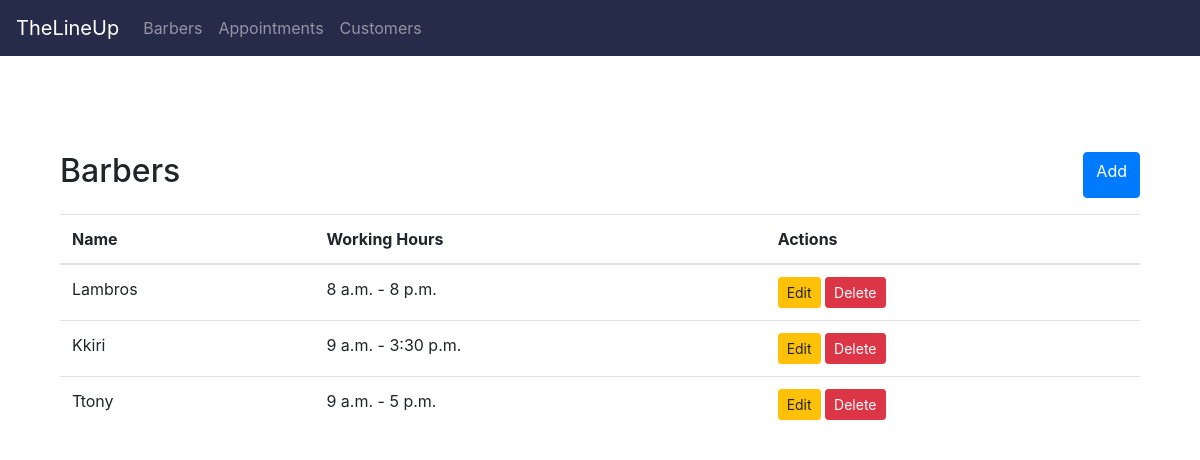
The app's page /barbers/, older data.
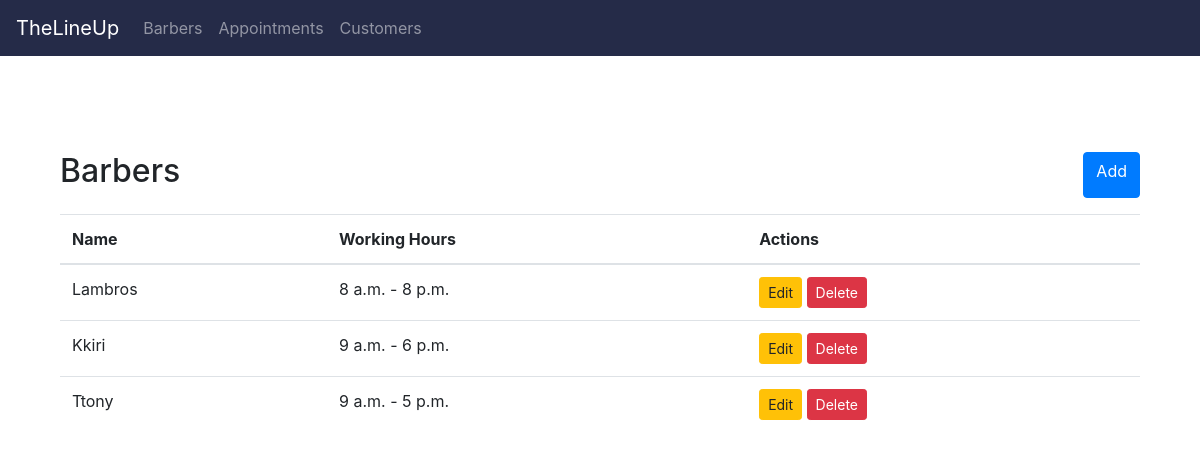
The same page, newer data.
### barbers/models.py (models this page shows, shortened)
class Barber(models.Model):
    name = models.CharField(max_length=100)  # Name of the barber
    working_hours_start = models.TimeField()  # Start time of the barber's working hours
    working_hours_end = models.TimeField()  # End time of the barber's working hours
    phone_number = models.CharField(max_length=15)  # Contact number for the barber
    email = models.EmailField()  # Email address for the barber
    profile_picture = models.ImageField(upload_to='barbers/')  # Barber's profile picture
    bio = models.TextField()  # Short biography or description about the barber
    is_active = models.BooleanField(default=True)  # If the barber is currently active or not

### barbers/views.py (the view)
# urls.py: path('', views.list_barbers, name='list_barbers'),
def list_barbers(request):
    barbers = Barber.objects.all()
    return render(request, 'barbers/list.html', {'barbers': barbers})

### barbers/templates/barbers/list.html (shortened to what this page needs)
{% extends "base.html" %}
{% block content %}
<div class="container mt-5">
    <h2 class="mb-4">Barbers</h2>
    <a href="{% url 'add_barber' %}" class="btn btn-primary mb-3">Add</a>
    <table class="table">
        <thead>
            <tr>
                <th>Name</th>
                <th>Working Hours</th>
                <th>Actions</th>
            </tr>
        </thead>
        <tbody>
            {% for barber in barbers %}
            <tr>
                <td>{{ barber.name }}</td>
                <td>{{ barber.working_hours_start }} - {{ barber.working_hours_end }}</td>
                <td>
                    <a href="{% url 'edit_barber' barber.id %}" class="btn btn-warning btn-sm">Edit</a>
                    <a href="{% url 'delete_barber' barber.id %}" class="btn btn-danger btn-sm">Delete</a>
                </td>
            </tr>
            {% endfor %}
        </tbody>
    </table>
</div>
{% endblock %}

Row changes from the older to the newer data that the page shows:
changed Barber "Kkiri": working_hours_end "3:30 p.m." → "6 p.m."
